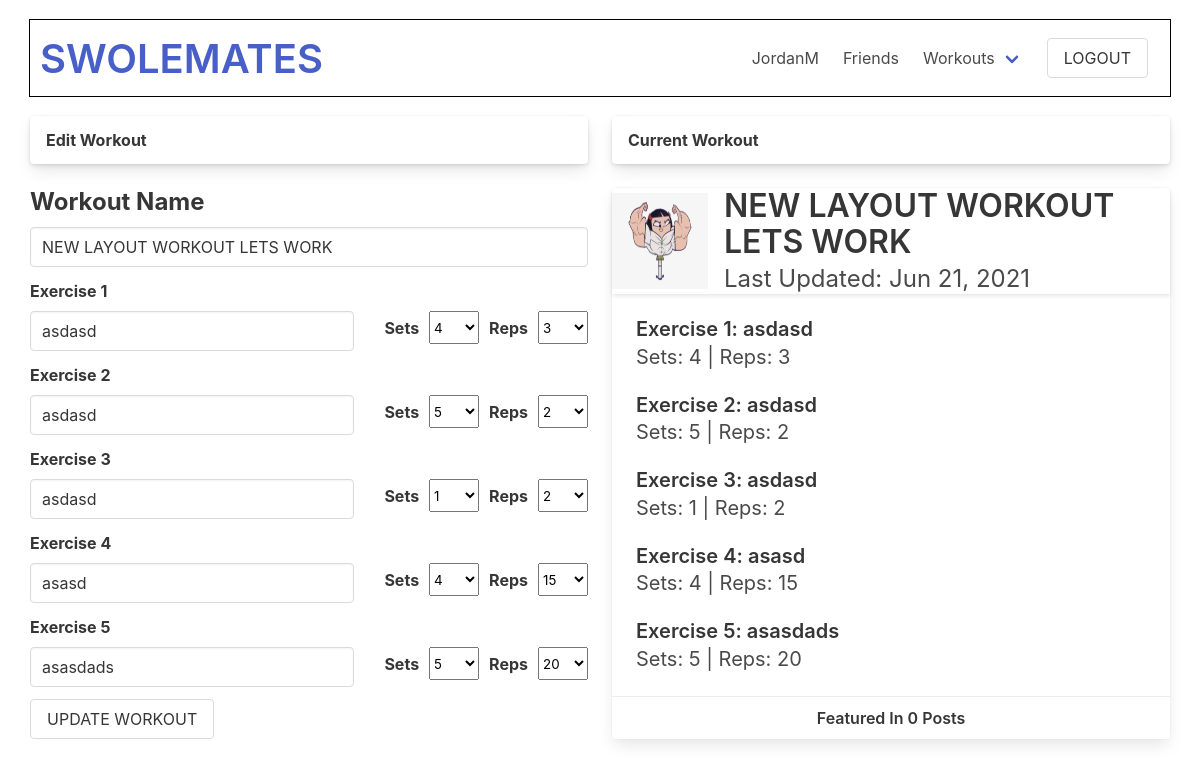
Page /swolemates/workout/18/edit (signed in) on the earlier database version.
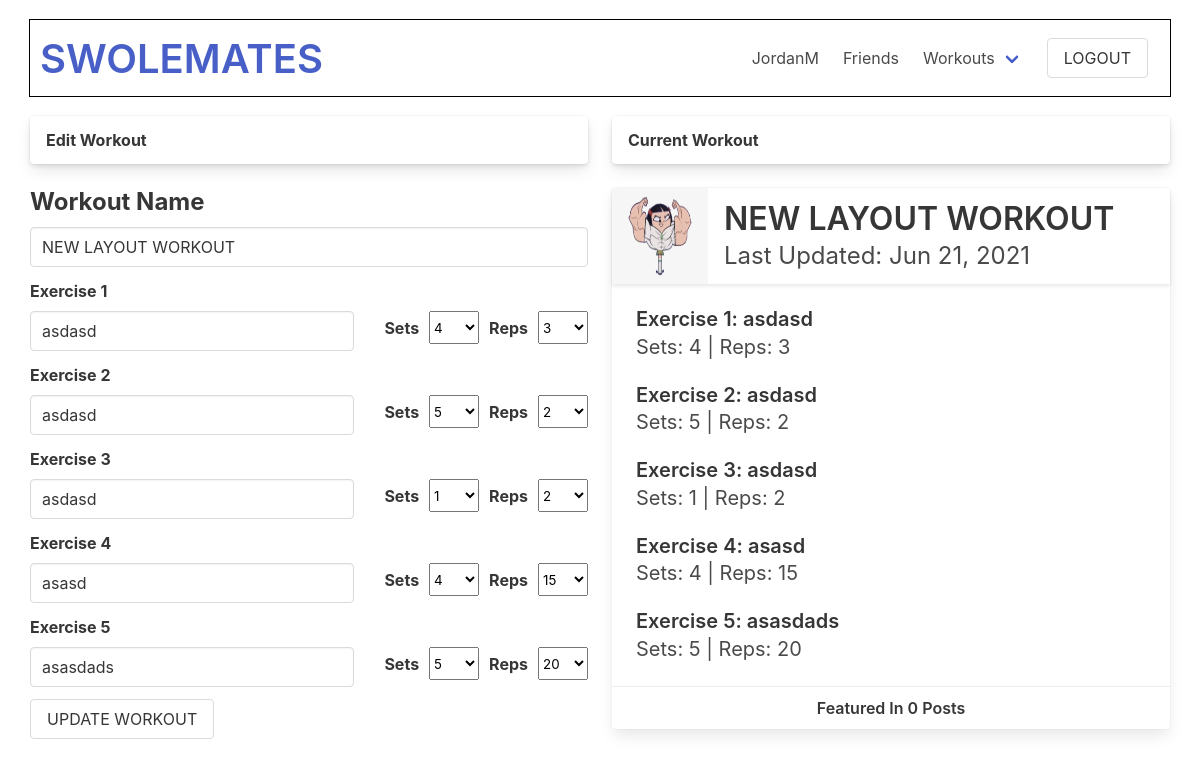
Same page on the later database version.
### swolemates_app/models.py (models this page shows, shortened)
class Workout(models.Model):
    name = models.CharField(max_length=50)
    created_by = models.ForeignKey(User, related_name="workouts", on_delete=models.CASCADE)
    liked_by = models.ManyToManyField(User, related_name="liked_workouts", blank=True)
    objects = WorkoutManager()
    created_at = models.DateTimeField(auto_now_add=True)
    updated_at = models.DateTimeField(auto_now=True)

class User(models.Model):
    first_name = models.CharField(max_length = 50)
    last_name = models.CharField(max_length = 50)
    username = models.CharField(max_length=45, unique=True)
    email = models.EmailField(unique=True)
    password = models.CharField(max_length = 60)
    profile_photo = models.ImageField(default='default.png', upload_to = "images/")
    bio = models.TextField(blank=True, null=True)
    fav_exercises = models.TextField(blank=True, null=True)
    objects = UserManager()
    friends = models.ManyToManyField('self', blank=True)
    created_at = models.DateTimeField(auto_now_add=True)
    updated_at = models.DateTimeField(auto_now=True)
    def __str__(self):
        return self.username

### swolemates_app/views.py (the view)
# urls.py: path('swolemates/workout/<int:id>/edit', views.workout_edit),
def workout_edit(request, id):
    workout = Workout.objects.get(id=id)
    context = {
        "workout": workout,
        "user": User.objects.get(id=request.session['user_id']),
        "exercises": workout.exercises.all()
    }
    return render(request, "workout_edit.html", context)

### swolemates_app/templates/workout_edit.html (shortened to what the changed rows need)
<!DOCTYPE html>
<html lang="en">
<head>
    <link rel="stylesheet" href="https://cdn.jsdelivr.net/npm/bulma@0.9.3/css/bulma.min.css">
    {% load static %}
    <link rel="stylesheet" href="{% static 'css/profile_edit.css' %}">
</head>
<body>
    <div id="wrapper">
        <div class="tile is-ancestor">
            <div class="tile is-parent is-6 is-vertical">
                <div class="tile is-child">
                    <form action="update" method="POST">
                        <div class="field">
                            <label for="workout_name" class="label title is-4">Workout Name</label>
                            <input type="text" name="workout_name" value="{{ workout.name }}" class="input">
                        </div>
                    </form>
                </div>
            </div>
            <div class="tile is-parent is-vertical">
                <div class="tile is-child is-12">
                    <div class="card">
                        <header class="card-header">
                            <div class="media is-align-items-center">
                                <div class="media-left">
                                    <img src="/media/{{workout.created_by.profile_photo}}" alt="{{workout.created_by}}'s profile pic" class="image is-96x96">
                                </div>
                                <div class="media-content">
                                    <p class="title is-3">{{workout.name}}</p>
                                    <p class="subtitle is-4">Last Updated: {{workout.updated_at|date:"M d, Y"}}</p>
                                </div>
                            </div>
                        </header>
                        <div class="card-footer is-justify-content-flex-start">
                            <div class="card-footer-item">
                                <p class="title is-6">Featured In {{workout.posts.all|length}} Posts</p>
                            </div>
                        </div>
                    </div>
                </div>
            </div>
        </div>
    </div>
</body>

Differences in the rows shown:
changed Workout: workout_name "NEW LAYOUT WORKOUT LETS WORK" → "NEW LAYOUT WORKOUT"; name "NEW LAYOUT WORKOUT LETS WORK" → "NEW LAYOUT WORKOUT"
